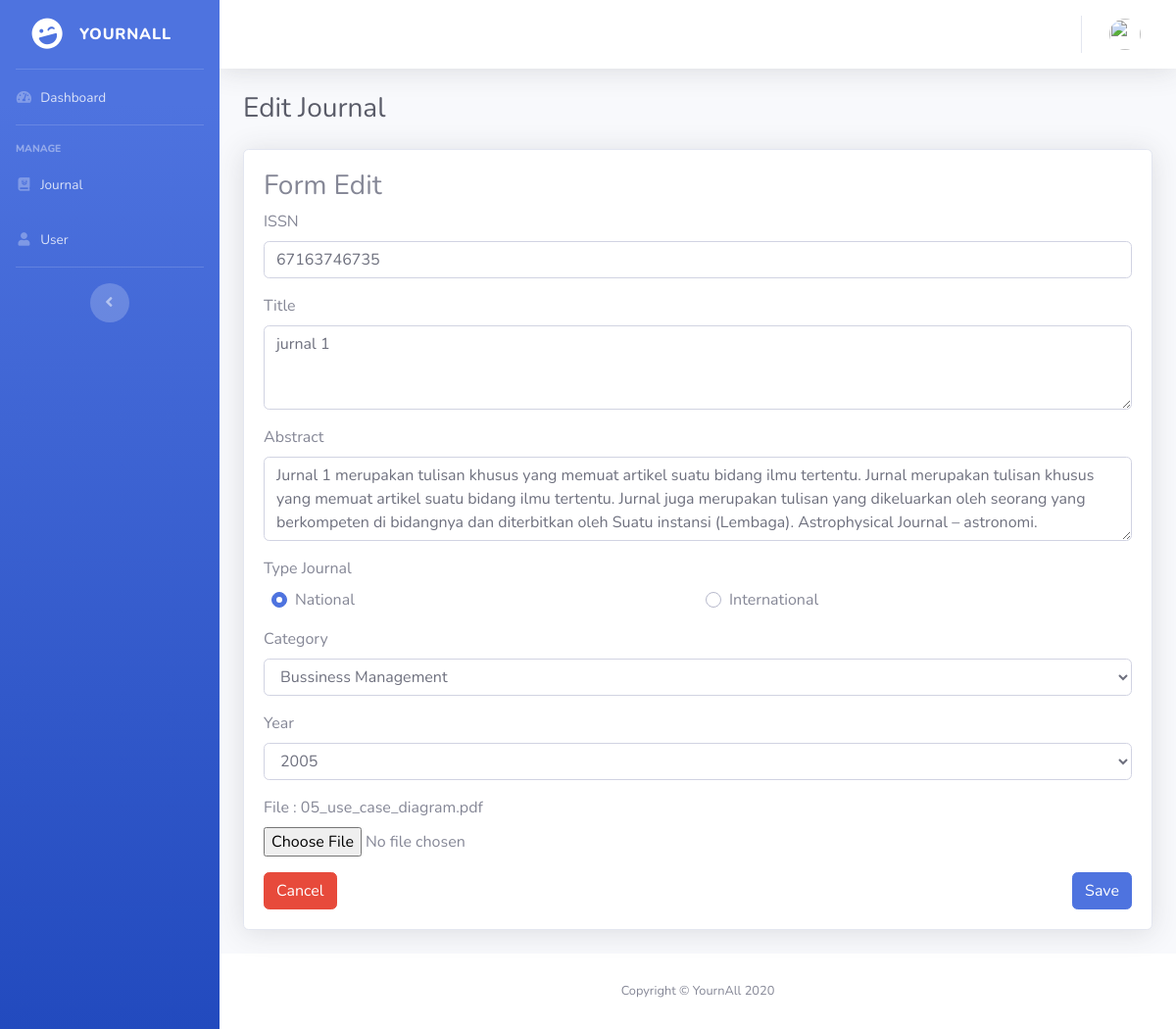
The page /administrator/journal/edit/32 on the database its author committed.
### tables this page shows
CREATE TABLE `journal` (
  `id` int(11) NOT NULL,
  `issn` varchar(64) NOT NULL,
  `title` varchar(256) NOT NULL,
  `abstract` varchar(10000) NOT NULL,
  `type` enum('National','International') NOT NULL,
  `category` varchar(128) NOT NULL,
  `year` varchar(11) NOT NULL,
  `date_upload` timestamp NOT NULL DEFAULT CURRENT_TIMESTAMP ON UPDATE CURRENT_TIMESTAMP,
  `upload_by` varchar(128) NOT NULL,
  `file` varchar(256) NOT NULL
);

### application/controllers/administrator/Journal.php (called while the page is built, shortened)
<?php
class Journal extends CI_Controller
{
	public function edit($id)
	{
		$data['user'] = $this->db->get_where('user', ['email' => $this->session->userdata('email')])->row_array();
		$data['category'] = $this->m_category->get_category()->result();
		$data['journal'] = $this->m_journal->get_id_journal($id);
		$this->load->view('pages/administrator/templates/a_header');
		$this->load->view('pages/administrator/templates/a_sidebar');
		$this->load->view('pages/administrator/templates/a_topbar', $data);
		$this->load->view('pages/administrator/v_edit_journal', $data);
		$this->load->view('pages/administrator/templates/a_footer');
	}
}

### index.php (called while the page is built, shortened)
<?php
require_once BASEPATH.'core/CodeIgniter.php';

### application/models/m_journal.php (called while the page is built, shortened)
<?php
class m_journal extends CI_Model
{
	public function get_id_journal($id)
	{
		$this->db->from('journal');
		$this->db->where('id', $id);
		$result = $this->db->get('');
		if ($result->num_rows() > 0) {
			return $result->row();
		}
	}
}

### application/views/pages/administrator/v_edit_journal.php (the view, shortened to what this page needs)
<div class="container-fluid">
    <div class="d-sm-flex align-items-center justify-content-between mb-4">
        <h1 class="h3 mb-0 text-gray-800">Edit Journal</h1>
    </div>
    <div class="card shadow mb-4">
        <div class="card-body">
            <div class="box box-primary">
                <div class="box-header with-border">
                    <h3 class="box-title">Form Edit</h3>
                </div>
                <?php echo form_open_multipart('administrator/journal/update'); ?>
                <div class="box-body">
                    <div class="form-group">
                        <label for="issn">ISSN</label>
                        <input type="text" class="form-control" id="issn" placeholder="ISSN" name="issn" value="<?= $journal->issn ?>" required>
                    </div>
                    <div class="form-group">
                        <label for="title">Title</label>
                        <textarea type="text" class="form-control" rows="3" id="title" placeholder="Title" name="title" required><?= $journal->title ?></textarea>
                    </div>
                    <div class="form-group">
                        <label for="abstract">Abstract</label>
                        <textarea type="text" class="form-control" rows="3" id="abstract" placeholder="Abstract" name="abstract" required><?= $journal->abstract ?></textarea>
                    </div>
                    <div class="form-group">
                        <label for="type">Type Journal</label>
                        <div class="input-group ml-2">
                            <div class="custom-control custom-radio col-md-6">
                                <label for="national" class="custom-control-label font-weight-normal">National</label>
                            </div>
                            <div class="custom-control custom-radio col-md-6">
                                <label for="international" class="custom-control-label font-weight-normal">International</label>
                            </div>
                        </div>
                    </div>
                    <div class="form-group">
                        <label for="category">Category</label>
                        <select class="form-control" id="category" placeholder="--Select category--" name="category">
                            <option value=""><?= $journal->category ?></option>
                        </select>
                    </div>
                    <div class="form-group">
                        <label for="year">Year</label>
                        <select class="form-control" id="year" placeholder="--Select Year--" name="year">
                            <option value=""><?= $journal->year ?></option>
                        </select>
                    </div>
                    <div class="form-group">
                        <?php if ($journal->file != null) { ?>
                            <label for="file">
                                File :
                                <?= $journal->file; ?>
                            </label>
                        <?php } ?><br>
                        <input type="file" id="file" name="file" <?php if ($journal->file = null) echo 'required'; ?>>
                    </div>
                </div>
                <div class="box-footer">
                    <a href="<?= base_url('administrator/journal'); ?>" type="button" class="btn btn-danger">Cancel</a>
                    <button type="submit" class="btn btn-primary  float-right">Save</button>
                </div>
                <?php echo form_close() ?>
            </div>
        </div>
    </div>
</div>
</div>

### rows shown on the page
journal: issn "67163746735", title "jurnal 1", abstract "Jurnal 1 merupakan tulisan khusus yang memuat artikel suatu bidang ilmu tertentu. Jurnal merupakan tulisan khusus yang memuat artikel suatu bidang ilmu tertentu. Jurnal juga merupakan tulisan yang dikeluarkan oleh seorang yang berkompeten di bidangnya dan diterbitkan oleh Suatu instansi (Lembaga). Astrophysical Journal – astronomi.", category "Bussiness Management", year "2005", file "05_use_case_diagram.pdf"
